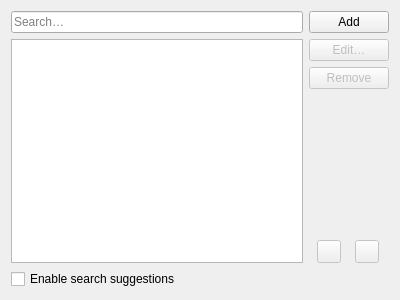
<?xml version="1.0" encoding="UTF-8"?>
<ui version="4.0">
 <class>Otter::PreferencesSearchPageWidget</class>
 <widget class="QWidget" name="Otter::PreferencesSearchPageWidget">
  <property name="geometry">
   <rect>
    <x>0</x>
    <y>0</y>
    <width>400</width>
    <height>300</height>
   </rect>
  </property>
  <layout class="QVBoxLayout" name="verticalLayout">
   <item>
    <layout class="QHBoxLayout" name="horizontalLayout">
     <item>
      <layout class="QVBoxLayout" name="searchViewLayout">
       <item>
        <widget class="QLineEdit" name="searchFilterLineEdit">
         <property name="placeholderText">
          <string>Search…</string>
         </property>
         <property name="clearButtonEnabled">
          <bool>true</bool>
         </property>
        </widget>
       </item>
       <item>
        <widget class="Otter::ItemViewWidget" name="searchViewWidget">
         <property name="editTriggers">
          <set>QAbstractItemView::SelectedClicked</set>
         </property>
         <property name="dragEnabled">
          <bool>true</bool>
         </property>
         <property name="dragDropOverwriteMode">
          <bool>false</bool>
         </property>
         <property name="dragDropMode">
          <enum>QAbstractItemView::InternalMove</enum>
         </property>
         <property name="defaultDropAction">
          <enum>Qt::MoveAction</enum>
         </property>
         <property name="alternatingRowColors">
          <bool>true</bool>
         </property>
         <property name="selectionMode">
          <enum>QAbstractItemView::SingleSelection</enum>
         </property>
         <property name="selectionBehavior">
          <enum>QAbstractItemView::SelectRows</enum>
         </property>
        </widget>
       </item>
      </layout>
     </item>
     <item>
      <layout class="QVBoxLayout" name="searchButtonsLayout" stretch="0,0,0,1,0">
       <item>
        <widget class="QPushButton" name="addSearchButton">
         <property name="text">
          <string>Add</string>
         </property>
        </widget>
       </item>
       <item>
        <widget class="QPushButton" name="editSearchButton">
         <property name="enabled">
          <bool>false</bool>
         </property>
         <property name="text">
          <string>Edit…</string>
         </property>
        </widget>
       </item>
       <item>
        <widget class="QPushButton" name="removeSearchButton">
         <property name="enabled">
          <bool>false</bool>
         </property>
         <property name="text">
          <string>Remove</string>
         </property>
        </widget>
       </item>
       <item>
        <spacer name="verticalSpacer">
         <property name="orientation">
          <enum>Qt::Vertical</enum>
         </property>
         <property name="sizeHint" stdset="0">
          <size>
           <width>13</width>
           <height>13</height>
          </size>
         </property>
        </spacer>
       </item>
       <item>
        <layout class="QHBoxLayout" name="searchMoveButtonsLayout">
         <item>
          <widget class="QToolButton" name="moveUpSearchButton">
           <property name="enabled">
            <bool>false</bool>
           </property>
           <property name="toolTip">
            <string>Move Up</string>
           </property>
          </widget>
         </item>
         <item>
          <spacer name="searchMoveButtonsSpacer">
           <property name="orientation">
            <enum>Qt::Horizontal</enum>
           </property>
           <property name="sizeType">
            <enum>QSizePolicy::Minimum</enum>
           </property>
           <property name="sizeHint" stdset="0">
            <size>
             <width>0</width>
             <height>0</height>
            </size>
           </property>
          </spacer>
         </item>
         <item>
          <widget class="QToolButton" name="moveDownSearchButton">
           <property name="enabled">
            <bool>false</bool>
           </property>
           <property name="toolTip">
            <string>Move Down</string>
           </property>
          </widget>
         </item>
        </layout>
       </item>
      </layout>
     </item>
    </layout>
   </item>
   <item>
    <widget class="QCheckBox" name="searchSuggestionsCheckBox">
     <property name="text">
      <string>Enable search suggestions</string>
     </property>
    </widget>
   </item>
  </layout>
 </widget>
 <customwidgets>
  <customwidget>
   <class>Otter::ItemViewWidget</class>
   <extends>QTreeView</extends>
   <header>src/ui/ItemViewWidget.h</header>
  </customwidget>
 </customwidgets>
 <resources/>
 <connections/>
</ui>
